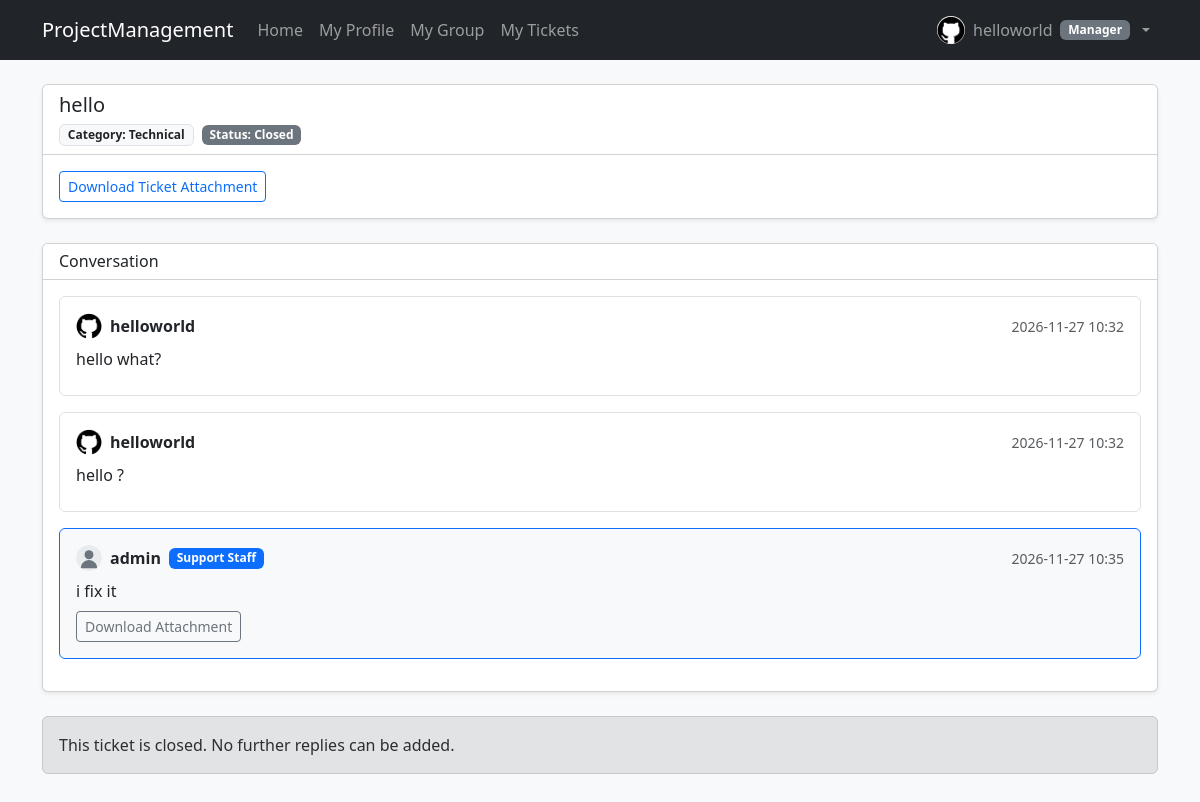
/support/1/ (signed in), run on the app's committed database.
### account/models.py (models this page shows, shortened)
class Profile(models.Model):
    class Role(models.TextChoices):
        NONE = 'none', 'None'
        ADMIN = 'admin', 'Admin'
        MEMBER = 'member', 'Member'
        MANAGER = 'manager', 'Manager'
    user = models.OneToOneField(
        settings.AUTH_USER_MODEL,
        on_delete=models.CASCADE,
        related_name='profile',
    )
    group = models.ForeignKey(
        WorkGroup,
        on_delete=models.SET_NULL,
        null=True,
        blank=True,
        related_name='members',
    )
    role = models.CharField(
        max_length=20,
        choices=Role.choices,
        default=Role.NONE,
    )
    profile_picture = models.ImageField(
        upload_to=profile_picture_upload_path,
        blank=True,
        null=True,
        validators=[validate_profile_picture],
    )
    bio = models.TextField(max_length=500, blank=True)
    created_at = models.DateTimeField(auto_now_add=True)
    updated_at = models.DateTimeField(auto_now=True)
    class Meta:
        ordering = ['user__username']
    @property
    def get_profile_picture_url(self) -> str:
        if self.profile_picture and hasattr(self.profile_picture, 'url'):
            return self.profile_picture.url
        return static('account/img/default-avatar.svg')

### ticket/models.py (models this page shows, shortened)
class Ticket(models.Model):
    class Category(models.TextChoices):
        TECHNICAL = 'technical', 'Technical'
        BILLING = 'billing', 'Billing'
        ACCOUNT = 'account', 'Account'
        GENERAL = 'general', 'General'
    class Priority(models.TextChoices):
        LOW = 'low', 'Low'
        MEDIUM = 'medium', 'Medium'
        HIGH = 'high', 'High'
        URGENT = 'urgent', 'Urgent'
    class Status(models.TextChoices):
        OPEN = 'open', 'Open'
        IN_PROGRESS = 'in_progress', 'In Progress'
        CLOSED = 'closed', 'Closed'
    user = models.ForeignKey(
        settings.AUTH_USER_MODEL,
        on_delete=models.CASCADE,
        related_name='tickets',
    )
    assigned_to = models.ForeignKey(
        settings.AUTH_USER_MODEL,
        on_delete=models.SET_NULL,
        null=True,
        blank=True,
        limit_choices_to={'is_staff': True},
        related_name='assigned_tickets',
    )
    subject = models.CharField(max_length=255)
    category = models.CharField(
        max_length=32,
        choices=Category.choices,
        default=Category.GENERAL,
    )
    priority = models.CharField(
        max_length=20,
        choices=Priority.choices,
        default=Priority.MEDIUM,
    )
    status = models.CharField(
        max_length=20,
        choices=Status.choices,
        default=Status.OPEN,
    )
    created_at = models.DateTimeField(auto_now_add=True)
    updated_at = models.DateTimeField(auto_now=True)
    expire_at = models.DateTimeField(default=default_ticket_expiration)
    file = models.FileField(
        storage=private_ticket_storage,
        upload_to=ticket_attachment_upload_path,
        blank=True,
        null=True,
        validators=[validate_ticket_attachment],
    )
    objects = TicketManager()
    class Meta:
        ordering = ['-updated_at', '-created_at']
        indexes = [
            models.Index(fields=['user', 'status']),
            models.Index(fields=['status', 'expire_at']),
            models.Index(fields=['assigned_to', 'status']),
        ]

class TicketMessage(models.Model):
    ticket = models.ForeignKey(
        Ticket,
        on_delete=models.CASCADE,
        related_name='messages',
    )
    sender = models.ForeignKey(
        settings.AUTH_USER_MODEL,
        on_delete=models.CASCADE,
        related_name='ticket_messages',
    )
    body = models.TextField()
    created_at = models.DateTimeField(auto_now_add=True)
    file = models.FileField(
        storage=private_ticket_storage,
        upload_to=message_attachment_upload_path,
        blank=True,
        null=True,
        validators=[validate_ticket_attachment],
    )
    class Meta:
        ordering = ['created_at']
        indexes = [
            models.Index(fields=['ticket', 'created_at']),
        ]

### ticket/views.py (the view)
# urls.py: path('<int:pk>/', TicketDetailView.as_view(), name='ticket_detail'),
class TicketDetailView(TicketAccessMixin, DetailView):
    model = Ticket
    template_name = 'ticket/ticket_detail.html'
    context_object_name = 'ticket'
    def get_object(self, queryset=None) -> Ticket:
        return self.get_authorized_ticket()
    def get_context_data(self, **kwargs):
        context = super().get_context_data(**kwargs)
        context['conversation'] = (
            self.object.messages.select_related('sender', 'sender__profile')
            .all()
            .order_by('created_at')
        )
        context['message_form'] = TicketMessageForm()
        context['is_staff_viewer'] = self.request.user.is_staff
        return context

### account/forms.py (called while the page is built)
    def _apply_bootstrap_classes(self) -> None:
        for field in self.fields.values():
            widget = field.widget
            if isinstance(widget, forms.CheckboxInput):
                widget.attrs.setdefault('class', 'form-check-input')
            elif isinstance(widget, forms.Select):
                widget.attrs.setdefault('class', 'form-select')
            else:
                widget.attrs.setdefault('class', 'form-control')

### ticket/mixins.py (called while the page is built)
    def get_authorized_ticket(self) -> Ticket:
        Ticket.objects.close_expired()
        ticket_id = self.kwargs[self.ticket_url_kwarg]
        ticket = get_object_or_404(
            Ticket.objects.select_related('user', 'user__profile', 'assigned_to'),
            pk=ticket_id,
        )
        if not self.request.user.is_staff and ticket.user_id != self.request.user.id:
            raise PermissionDenied('You do not have permission to access this ticket.')
        return ticket

### ticket/models.py (called while the page is built)
    def close_expired(self) -> int:
        now = timezone.now()
        return self.filter(
            expire_at__lte=now,
        ).exclude(
            status=Ticket.Status.CLOSED,
        ).update(
            status=Ticket.Status.CLOSED,
            updated_at=now,
        )

    def get_queryset(self) -> TicketQuerySet:
        return TicketQuerySet(self.model, using=self._db)

    def close_expired(self) -> int:
        return self.get_queryset().close_expired()

### ticket/templates/ticket/ticket_detail.html (shortened to what this page needs)
{% extends "base.html" %}
{% block content %}
<div class="card shadow-sm mb-4">
    <div class="card-header bg-white d-flex justify-content-between align-items-center">
        <div>
            <h5 class="mb-1">{{ ticket.subject }}</h5>
            <span class="badge bg-light text-dark border me-1">Category: {{ ticket.get_category_display }}</span>
            <span class="badge {% if ticket.status == 'closed' %}bg-secondary{% elif ticket.status == 'in_progress' %}bg-warning text-dark{% else %}bg-success{% endif %}">
                Status: {{ ticket.get_status_display }}
            </span>
        </div>
    </div>
    <div class="card-body">
        {% if ticket.file %}
            <a href="{% url 'ticket:ticket_attachment' ticket.pk %}" class="btn btn-outline-primary btn-sm">
                Download Ticket Attachment
            </a>
        {% else %}
            <p class="text-muted small mb-0">No file attached to this ticket.</p>
        {% endif %}
    </div>
</div>
<div class="card shadow-sm mb-4">
    <div class="card-header bg-white">
        <h6 class="mb-0">Conversation</h6>
    </div>
    <div class="card-body">
        {% for msg in conversation %}
            <div class="border rounded p-3 mb-3 {% if msg.sender.is_staff %}bg-light border-primary{% endif %}">
                <div class="d-flex justify-content-between align-items-center mb-2">
                    <div class="d-flex align-items-center gap-2">
                        {% if msg.sender.profile %}
                            <img src="{{ msg.sender.profile.get_profile_picture_url }}" alt="Avatar"
                                 class="rounded-circle object-fit-cover" width="26" height="26">
                        {% endif %}
                        <strong>{{ msg.sender.username }}</strong>
                        {% if msg.sender.is_staff %}
                            <span class="badge bg-primary">Support Staff</span>
                        {% endif %}
                    </div>
                    <small class="text-muted">{{ msg.created_at|date:"Y-m-d H:i" }}</small>
                </div>
                <p class="mb-2" style="white-space: pre-line;">{{ msg.body }}</p>
                {% if msg.file %}
                    <a href="{% url 'ticket:message_attachment' ticket.pk msg.pk %}" class="btn btn-outline-secondary btn-sm">
                        Download Attachment
                    </a>
                {% endif %}
            </div>
        {% empty %}
            <p class="text-muted mb-0">No messages in this ticket yet.</p>
        {% endfor %}
    </div>
</div>
{% if ticket.status != 'closed' %}
    <div class="card shadow-sm">
        <div class="card-header bg-white">
            <h6 class="mb-0">Reply</h6>
        </div>
        <div class="card-body">
            <form method="post" action="{% url 'ticket:message_create' ticket.pk %}" enctype="multipart/form-data">
                {% csrf_token %}
                {% for field in message_form %}
                    <div class="mb-3">
                        <label for="{{ field.id_for_label }}" class="form-label">{{ field.label }}</label>
                        {{ field }}
                    </div>
                {% endfor %}
                <button type="submit" class="btn btn-primary">Send Reply</button>
            </form>
        </div>
    </div>
{% else %}
    <div class="alert alert-secondary">This ticket is closed. No further replies can be added.</div>
{% endif %}
{% endblock content %}

### account/templates/base.html (shortened to what this page needs)
{% load static %}
<!DOCTYPE html>
<html lang="en">
<head>
    <link href="https://cdn.jsdelivr.net/npm/bootstrap@5.3.3/dist/css/bootstrap.min.css" rel="stylesheet">
</head>
<body class="bg-light">
<nav class="navbar navbar-expand-lg navbar-dark bg-dark mb-4">
    <div class="container">
        <a class="navbar-brand" href="{% url 'home' %}">ProjectManagement</a>
        <div class="collapse navbar-collapse" id="mainNavbar">
            <ul class="navbar-nav me-auto mb-2 mb-lg-0">
                <li class="nav-item">
                    <a class="nav-link" href="{% url 'home' %}">Home</a>
                </li>
                {% if user.is_authenticated %}
                <li class="nav-item">
                    <a class="nav-link" href="{% url 'my_profile' %}">My Profile</a>
                </li>
                {% if user.profile.group %}
                    <li class="nav-item">
                        <a class="nav-link" href="{% url 'group_detail' %}">My Group</a>
                    </li>
                {% else %}
                    <li class="nav-item">
                        <a class="nav-link" href="{% url 'group_create' %}">Create Group</a>
                    </li>
                {% endif %}
                <li class="nav-item">
                    <a class="nav-link" href="{% url 'ticket:ticket_list' %}">My Tickets</a>
                </li>
            {% endif %}
            </ul>
            {% if user.is_authenticated %}
                <ul class="navbar-nav">
                    <li class="nav-item dropdown">
                        <a class="nav-link dropdown-toggle d-flex align-items-center gap-2" href="#" role="button"
                           data-bs-toggle="dropdown" aria-expanded="false">
                            <img src="{{ user.profile.get_profile_picture_url }}" alt="Avatar"
                                 class="rounded-circle object-fit-cover" width="28" height="28">
                            <span>{{ user.username }}</span>
                            <span class="badge bg-secondary">{{ user.profile.get_role_display }}</span>
                        </a>
                    </li>
                </ul>
            {% else %}
                <div class="d-flex gap-2">
                    <a href="{% url 'login' %}" class="btn btn-outline-light btn-sm">Log In</a>
                    <a href="{% url 'signup' %}" class="btn btn-primary btn-sm">Sign Up</a>
                </div>
            {% endif %}
        </div>
    </div>
</nav>
<main class="container pb-5">
    {% block content %}{% endblock content %}
</main>
</body>
</html>

### data on the page
Ticket: subject "hello", category "Technical", status "Closed"
TicketMessage: sender.profile.get_profile_picture_url (picture), sender.username "helloworld", created_at "2026-11-27 10:32", body "hello what?"
TicketMessage: sender.profile.get_profile_picture_url (picture), sender.username "helloworld", created_at "2026-11-27 10:32", body "hello ?"
TicketMessage: shows a picture, sender.username "admin", shows "Support Staff", created_at "2026-11-27 10:35", body "i fix it", shows "Download Attachment"

### other printed values
{{ user.username }} "helloworld"
{{ user.profile.get_role_display }} "Manager"
